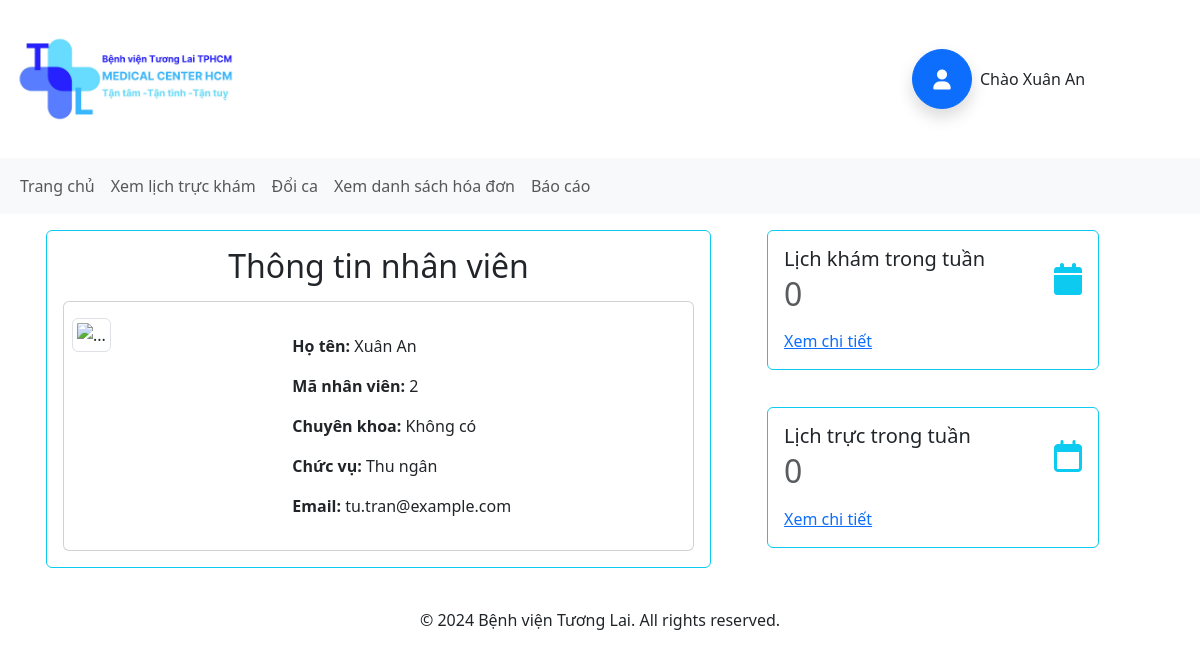
The app's page /index-staff.php (signed in) with its own data.
### tables this page shows
CREATE TABLE `nhanvien` (
  `MaNV` int(11) NOT NULL,
  `Hoten` varchar(50) NOT NULL,
  `SDT` varchar(15) NOT NULL,
  `Email` varchar(50) NOT NULL,
  `Diachi` varchar(100) DEFAULT NULL,
  `Chucvu` varchar(50) NOT NULL,
  `iduser` int(11) DEFAULT NULL
);

### model/mUser.php (called while the page is built, shortened)
<?php
    class mUser {
        public function selUser($sql) {
            $p = new clsConnect();
            $con = $p -> openConnect();
            return $con->query($sql);
        }
    }
?>

### controller/cUser.php (called while the page is built)
<?php
    include("model/mUser.php");
    class cUser{
        public function addUser($sql) {
            $p = new mUser();
            return $p -> insUser($sql);
        }public function getUser($sql) {
            $p = new mUser();
            $tblSP = $p->selUser($sql);
            if (!$tblSP) {
                return -1;
            } else {
                if ($tblSP->num_rows > 0) {
                    return $tblSP;
                } else {
                    return 0;
                }
            }
        }
    }
?>

### model/mThongTinNV.php (called while the page is built, shortened)
<?php
    class mThongtinNV {
        public function getThongTinNV($sql){
            $p = new clsConnect();
            $con = $p -> openConnect();
            if($con){
                $result = $con->query($sql);
                return $result;
            } else {
                return false;
            }
        }
    }
?>

### controller/cThongtinNV.php (called while the page is built, shortened)
<?php
    include_once('model/mThongTinNV.php');
    class cThongtinNV {
        public function LayThongTinNV($role, $iduser){
            if($role == 2){
                $sql = "SELECT *
                                    FROM nhanvien n
                                    JOIN user u ON n.iduser = u.iduser
                                    JOIN role r ON u.idrole = r.idrole
                                    JOIN bacsi b ON b.MaBacSi = n.MaNV
                                    JOIN chuyenkhoa c ON c.maChuyenKhoa = b.MaChuyenKhoa
                                    WHERE u.iduser = $iduser;";
            } else {
                $sql = "SELECT *
                                    FROM nhanvien n
                                    JOIN user u ON n.iduser = u.iduser
                                    JOIN role r ON u.idrole = r.idrole
                                    WHERE u.iduser = $iduser;";
            }
            $p = new mThongtinNV();
            $tblSP = $p -> getThongTinNV($sql);
            if(!$tblSP) {
                return false;
            } else {
                if($tblSP) {
                    return $tblSP;
                } else {
                    return 0;
                }
            }
        }
    }
?>

### model/mXemLich.php (called while the page is built, shortened)
<?php
    class mXemLich {
        public function getXemLich($sql){
            $p = new clsConnect();
            $con = $p -> openConnect();
            if($con){
                $result = $con->query($sql);
                return $result;
            } else {
                return false;
            }
        }
    }
?>

### controller/cXemLich.php (called while the page is built, shortened)
<?php
    include_once('model/mXemLich.php');
    class cXemLich {
        public function LaySoCa($idnv, $loaica){
            $sql = "SELECT *
                    FROM catruckham c
                    JOIN nhanvien n ON c.maNhanVien = n.MaNV
                    JOIN phong p ON c.maPhong = p.maPhong
                    WHERE c.maNhanVien = $idnv  AND loaiCV = '$loaica'
                    ORDER BY c.ngayTruc ASC";
            $p = new mXemLich();
            $ketqua = $p -> getXemLich($sql);
            if(!$ketqua) {
                return 0;
            } else {
                if($ketqua) {
                    $rows=[];
                    return count($rows);
                } else {
                    return 0;
                }
            }
        }
    }
?>

### view/thungan/trangchu/index.php (the view, shortened to what this page needs)
<?php
    include_once("controller/cThongtinNV.php");
    include_once("controller/cXemLich.php");
    $p = new cThongtinNV();
    $ltk = new cXemLich();
    $info = $p->LayThongTinNV($_SESSION['dn'],$_SESSION['iduser']);
    while ($r = $info->fetch_assoc()) {
        $ten = $r["Hoten"];
        $chuyenkhoa = $r["tenChuyenKhoa"];
        $manv = $r["MaNV"];
        $chucvu = $r["Chucvu"];
        $email = $r["Email"];
    }
?>
<div class="main-content container">
    <div class="row">
        <div class="info col-md-7 col-11 px-3 m-3 border border-info rounded">
            <h2 class="text-center my-3">Thông tin nhân viên</h2>
            <div class="card mb-3 py-3 px-2" >
                <div class="row g-0">
                    <div class="col-md-4">
                        <img src="upload/image/homepage-staff/avatar-user.jpg" class="img-thumbnail rounded-start" alt="...">
                    </div>
                    <div class="col-md-8">
                        <div class="card-body">
                            <p class="card-text"><b>Họ tên:</b> <?php echo $ten ?></p>
                            <p class="card-text"><b>Mã nhân viên:</b> <?php echo $manv ?></p>
                            <p class="card-text"><b>Chuyên khoa:</b> <?php
                            if(isset($chuyenkhoa)){
                                echo $chuyenkhoa ;
                            } else {
                                echo "Không có";
                            }
                            ?></p>
                            <p class="card-text"><b>Chức vụ:</b> <?php echo $chucvu ?></p>
                            <p class="card-text"><b>Email:</b> <?php echo $email ?></p>
                        </div>
                    </div>
                </div>
            </div>
        </div>
        <div class="calendar col-md-4 col-12 m-3 row">
            <div class="col-md-12 col-6">
                <div class="card border border-info rounded mb-3">
                    <div class="card-body">
                        <h5 class="card-title">Lịch khám trong tuần</h5>
                        <div class="row my-2">
                            <div class="col-6">
                                <h2 class="card-subtitle mb-2 text-muted"><?php echo $ltk->LaySoCa($_SESSION['idnv'],"Ca khám")?></h2>
                            </div>
                            <div class="col-6">
                                <i class="fa-solid fa-calendar d-flex justify-content-end fa-2xl text-info"></i>
                            </div>
                        </div>
                        <a href="index-staff.php?page-sub=xemlichtruckham" class="card-link">Xem chi tiết</a>
                    </div>
                </div>
            </div>
            <div class="col-md-12 col-6">
                <div class="card border border-info rounded ">
                    <div class="card-body">
                        <h5 class="card-title">Lịch trực trong tuần</h5>
                        <div class="row my-2">
                            <div class="col-6">
                                <h2 class="card-subtitle mb-2 text-muted"><?php echo $ltk->LaySoCa($_SESSION['idnv'],"Ca trực")?></h2>
                            </div>
                            <div class="col-6">
                                <i class="fa-regular fa-calendar d-flex justify-content-end fa-2xl text-info"></i>
                            </div>
                        </div>
                        <a href="index-staff.php?page-sub=xemlichtruckham" class="card-link">Xem chi tiết</a>
                    </div>
                </div>
            </div>
        </div>
    </div>
</div>

### layout/header-staff.php (shortened to what this page needs)
<!DOCTYPE html>
<html lang="en">
<head>
    <link href="https://cdn.jsdelivr.net/npm/bootstrap@5.3.3/dist/css/bootstrap.min.css" rel="stylesheet">
    <link href="https://cdnjs.cloudflare.com/ajax/libs/font-awesome/6.0.0-beta3/css/all.min.css" rel="stylesheet">
</head>
<body>
    <div class="container-fluid">
        <div class="header row ">
            <div class="logo col-md-9 col-12 my-3">
                <a  href="index-staff.php">
                    <img style="width: 14rem;"  src="upload/image/homepage/logo.jpg" alt="Logo" class="logo me-2">
                </a>
            </div>
                <div class="nav-login col-md-3 col-12  align-self-center my-3 " style="z-index:1100;">
                    <?php
                        if (isset($_SESSION["dn"])) {
                            include("controller/cUser.php");
                            $obj = new cUser();
                            $nameuser = $_SESSION["nameuser"];
                            $sql = "SELECT *
                                    FROM nhanvien n
                                    JOIN user u ON n.iduser = u.iduser
                                    JOIN role r ON u.idrole = r.idrole
                                    WHERE u.nameuser = '$nameuser';";
                            $tblSP = $obj->getUser($sql);
                    if ($tblSP == -1) {
                        echo "<p>Lỗi khi truy vấn cơ sở dữ liệu.</p>";
                    } elseif ($tblSP == 0) {
                        echo "<p>Không có dữ liệu.</p>";
                    } else {
                        while ($r = $tblSP->fetch_assoc()) {
                            echo '<div class="dropdown d-flex align-items-center">
                        <a class="btn btn-primary rounded-circle d-flex align-items-center justify-content-center shadow"
                        href="index.php?page=dangnhap"
                        style="width: 60px; height: 60px;" data-bs-toggle="dropdown" aria-expanded="false">
                            <i class="fa-solid fa-user fa-lg"></i>
                        </a>
                        <div class="ms-2">
                            <span>' . 'Chào ' . $r["Hoten"] . '</span>
                        </div>
                        <ul class="dropdown-menu">
                            <li><a class="dropdown-item" href="index-staff.php?page-sub=trangchu">Hồ sơ</a></li>
                            <li><a class="dropdown-item" href="view/logout.php" onclick="return confirm(\'Bạn có chắc chắn muốn đăng xuất?\');">Đăng xuất</a></li>
                        </ul>
                    </div>';
                        }
                    }
                } else {
                    echo '<a class="px-3 py-3 border rounded-pill" href="index-staff.php?page=dangnhap" class="nav-item nav-link" data-bs-toggle="modal" data-bs-target="#loginModal">';
                    echo '<i class="fa-solid fa-user fa-2xl"> </i>';
                    echo '</a>';
                }
                ?>
                </div>
        </div>
        <div class="nav row sticky-top">
            <nav class="navbar col-12 navbar-expand-lg bg-body-tertiary">
                <div class="container-fluid">
                    <div class="collapse navbar-collapse" id="navbarNav">
                        <ul class="navbar-nav">

### records on screen
nhanvien: Hoten "Xuân An", MaNV "2", Chucvu "Thu ngân", Email "tu.tran@example.com"

### other values on screen
$ltk->LaySoCa($_SESSION['idnv'],"Ca khám") "0"
$ltk->LaySoCa($_SESSION['idnv'],"Ca trực") "0"
